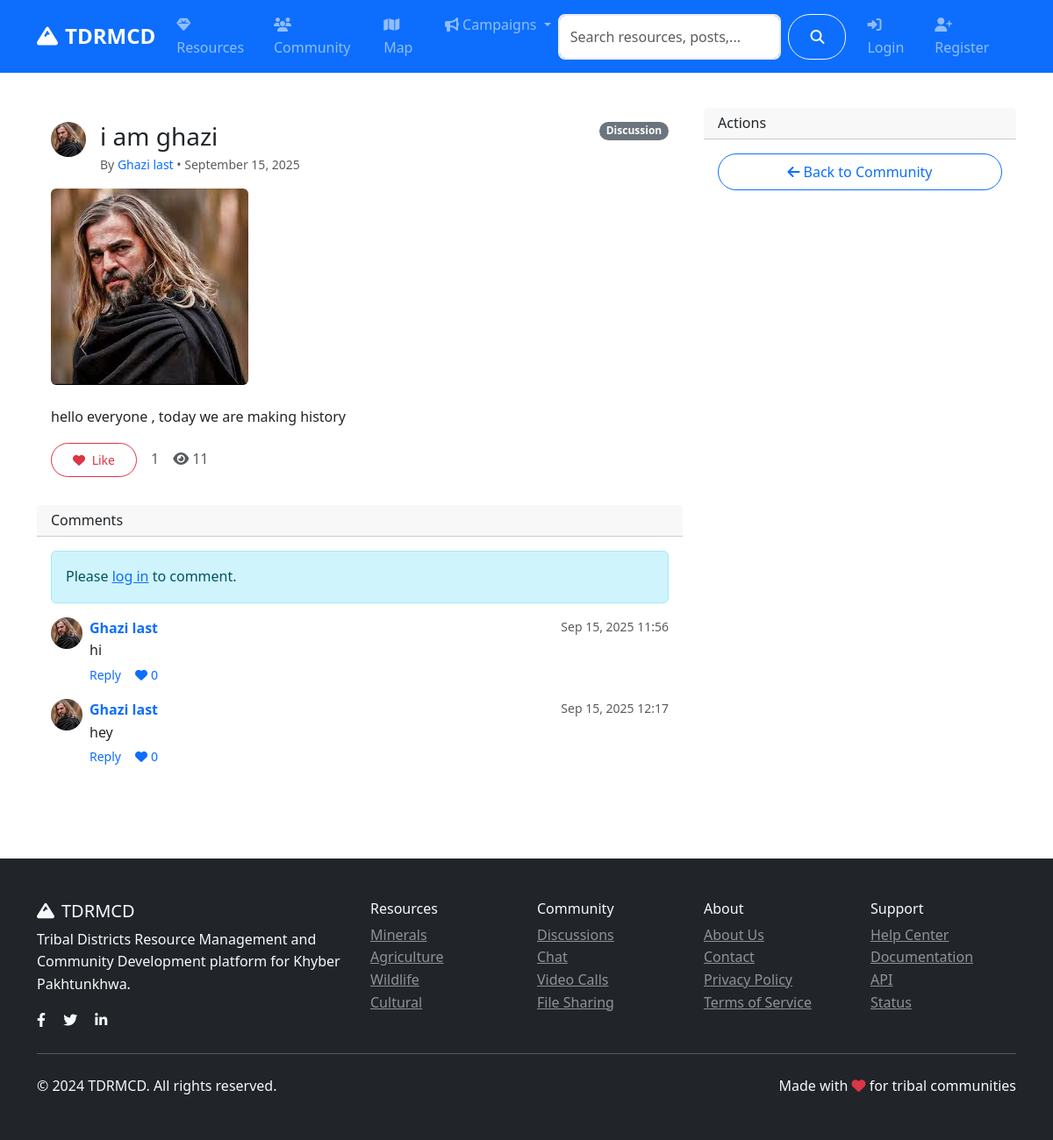
Before: /community/post/5 with the older database file.
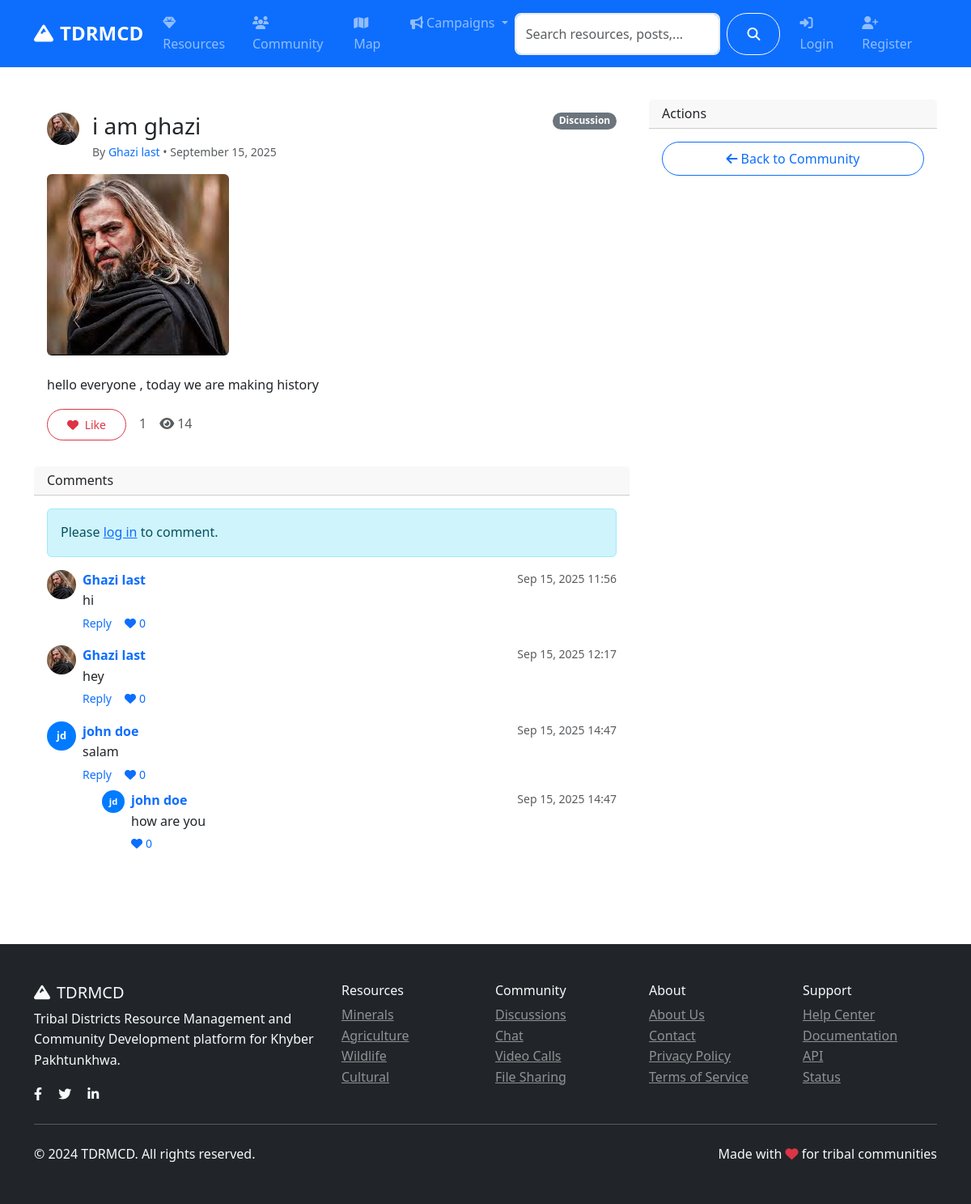
After: the same page with the newer database file.
### models.py (models this page shows, shortened)
class User(UserMixin, db.Model):
    id = db.Column(db.Integer, primary_key=True)
    username = db.Column(db.String(80), unique=True, nullable=False)
    email = db.Column(db.String(120), unique=True, nullable=False)
    password_hash = db.Column(db.String(120), nullable=False)
    first_name = db.Column(db.String(50), nullable=False)
    last_name = db.Column(db.String(50), nullable=False)
    role = db.Column(db.String(20), default='user')  # user, admin, researcher
    location = db.Column(db.String(100))
    bio = db.Column(db.Text)
    avatar = db.Column(db.String(200), default='default.jpg')
    is_active = db.Column(db.Boolean, default=True)
    created_at = db.Column(db.DateTime, default=datetime.utcnow)
    last_seen = db.Column(db.DateTime, default=datetime.utcnow)
    resources = db.relationship('Resource', backref='author', lazy='dynamic')
    posts = db.relationship('CommunityPost', backref='author', lazy='dynamic')
    chat_messages = db.relationship('ChatMessage', backref='sender', lazy='dynamic')
    file_submissions = db.relationship(
        'FileSubmission',
        foreign_keys='FileSubmission.submitter_id',
        backref='submitter',
        lazy='dynamic'
    )
    reviewed_submissions = db.relationship(
        'FileSubmission',
        foreign_keys='FileSubmission.reviewed_by',
        backref='reviewer_user',
        lazy='dynamic'
    )
    notifications = db.relationship('Notification', backref='user', lazy='dynamic')
    def get_full_name(self):
        return f"{self.first_name} {self.last_name}"

class CommunityPost(db.Model):
    id = db.Column(db.Integer, primary_key=True)
    title = db.Column(db.String(200), nullable=False)
    content = db.Column(db.Text, nullable=False)
    category = db.Column(db.String(50), nullable=False)  # discussion, question, announcement
    tags = db.Column(db.String(200))
    image_url = db.Column(db.String(200))
    likes = db.Column(db.Integer, default=0)
    views = db.Column(db.Integer, default=0)
    author_id = db.Column(db.Integer, db.ForeignKey('user.id'), nullable=False)
    created_at = db.Column(db.DateTime, default=datetime.utcnow)
    updated_at = db.Column(db.DateTime, default=datetime.utcnow, onupdate=datetime.utcnow)
    comments = db.relationship('Comment', backref='post', lazy='dynamic', cascade='all, delete-orphan')
    likes_relation = db.relationship('PostLike', backref='post', lazy='dynamic', cascade='all, delete-orphan')

class Comment(db.Model):
    id = db.Column(db.Integer, primary_key=True)
    content = db.Column(db.Text, nullable=False)
    author_id = db.Column(db.Integer, db.ForeignKey('user.id'), nullable=False)
    post_id = db.Column(db.Integer, db.ForeignKey('community_post.id'), nullable=False)
    parent_id = db.Column(db.Integer, db.ForeignKey('comment.id'))  # For nested comments
    created_at = db.Column(db.DateTime, default=datetime.utcnow)
    author = db.relationship('User', backref='comments')
    replies = db.relationship('Comment', backref=db.backref('parent', remote_side=[id]))

### routes/community.py (the view)
@community_bp.route('/post/<int:id>')
def post_detail(id):
    post = CommunityPost.query.get_or_404(id)
    post.views += 1
    db.session.commit()
    comments = Comment.query.filter_by(post_id=id, parent_id=None).order_by(Comment.created_at.asc()).all()
    comment_form = CommentForm()
    liked_by_me = False
    if current_user.is_authenticated:
        liked_by_me = PostLike.query.filter_by(user_id=current_user.id, post_id=post.id).first() is not None
    return render_template('community/post_detail.html',
                         post=post,
                         comments=comments,
                         comment_form=comment_form,
                         liked_by_me=liked_by_me)

### templates/community/post_detail.html (shortened to what this page needs)
{% extends "base.html" %}
{% block content %}
<div class="container py-4">
    <div class="row">
        <div class="col-lg-8">
            <div class="card mb-3">
                <div class="card-body">
                    <div class="d-flex justify-content-between align-items-start">
                        <div class="d-flex align-items-start">
                            <div class="me-3">
                                {% if post.author.avatar and post.author.avatar != 'default.jpg' %}
                                <img src="{{ url_for('serve_uploaded_file', subdir='avatars', filename=post.author.avatar) }}" alt="Avatar" class="rounded-circle" style="width:40px;height:40px;object-fit:cover;">
                                {% else %}
                                <div class="avatar" style="width:40px;height:40px;font-size:.9rem;">{{ post.author.first_name[0] }}{{ post.author.last_name[0] }}</div>
                                {% endif %}
                            </div>
                            <div>
                                <h3 class="mb-1">{{ post.title }}</h3>
                                <div class="text-muted small">By <a class="text-decoration-none" href="{{ url_for('auth.public_profile', username=post.author.username) }}">{{ post.author.get_full_name() }}</a> • {{ post.created_at.strftime('%B %d, %Y') }}</div>
                            </div>
                        </div>
                        <span class="badge bg-secondary">{{ post.category.title() }}</span>
                    </div>
                    {% if post.image_url %}
                    <img class="img-fluid rounded my-3" src="{{ url_for('serve_uploaded_file', subdir='posts', filename=post.image_url.split('/')[-1]) }}" alt="{{ post.title }}">
                    {% endif %}
                    <p class="mt-2">{{ post.content }}</p>
                    <div class="mt-3 d-flex gap-3 align-items-center">
                        <button id="like-btn" class="btn btn-sm {{ 'btn-danger' if liked_by_me else 'btn-outline-danger' }}">
                            <i class="fas fa-heart me-1"></i>
                            <span id="like-text">{{ 'Liked' if liked_by_me else 'Like' }}</span>
                        </button>
                        <span id="like-count" class="text-muted">{{ post.likes }}</span>
                        <span class="text-muted"><i class="fas fa-eye me-1"></i>{{ post.views }}</span>
                    </div>
                </div>
            </div>
            <div class="card">
                <div class="card-header">
                    <h6 class="mb-0">Comments</h6>
                </div>
                <div class="card-body">
                    {% if current_user.is_authenticated %}
                    <form class="mb-3" method="post" action="{{ url_for('community.add_comment', id=post.id) }}">
                        {{ comment_form.hidden_tag() }}
                        {{ comment_form.parent_id() }}
                        <div class="mb-2">
                            {{ comment_form.content(class="form-control", rows="3", placeholder="Write a comment...") }}
                            {% if comment_form.content.errors %}
                                <div class="text-danger small mt-1">{% for e in comment_form.content.errors %}<div>{{ e }}</div>{% endfor %}</div>
                            {% endif %}
                        </div>
                        <button class="btn btn-primary" type="submit"><i class="fas fa-paper-plane me-1"></i>Post Comment</button>
                    </form>
                    {% else %}
                    <div class="alert alert-info">Please <a href="{{ url_for('auth.login') }}">log in</a> to comment.</div>
                    {% endif %}
                    {% if comments %}
                        {% for c in comments %}
                        <div class="mb-3">
                            <div class="d-flex">
                                <div class="me-2">
                                    {% if c.author.avatar and c.author.avatar != 'default.jpg' %}
                                    <img src="{{ url_for('serve_uploaded_file', subdir='avatars', filename=c.author.avatar) }}" alt="Avatar" class="rounded-circle" style="width:36px;height:36px;object-fit:cover;">
                                    {% else %}
                                    <div class="avatar" style="width:36px;height:36px;font-size:.8rem;">{{ c.author.first_name[0] }}{{ c.author.last_name[0] }}</div>
                                    {% endif %}
                                </div>
                                <div class="flex-grow-1">
                                    <div class="d-flex justify-content-between">
                                        <strong><a class="text-decoration-none" href="{{ url_for('auth.public_profile', username=c.author.username) }}">{{ c.author.get_full_name() }}</a></strong>
                                        <small class="text-muted">{{ c.created_at.strftime('%b %d, %Y %H:%M') }}</small>
                                    </div>
                                    <div>{{ c.content }}</div>
                                    <div class="mt-1 d-flex gap-3 align-items-center small text-muted">
                                        <a href="#" class="text-decoration-none" onclick="toggleReply({{ c.id }});return false;">Reply</a>
                                        <a href="#" class="text-decoration-none" onclick="toggleCommentLike({{ c.id }});return false;">
                                            <i class="fas fa-heart me-1"></i><span id="comment-like-count-{{ c.id }}">0</span>
                                        </a>
                                    </div>
                                    {% if c.replies %}
                                    <div class="mt-2 ms-4">
                                        {% for r in c.replies %}
                                        <div class="mb-2 d-flex">
                                            <div class="me-2">
                                                {% if r.author.avatar and r.author.avatar != 'default.jpg' %}
                                                <img src="{{ url_for('serve_uploaded_file', subdir='avatars', filename=r.author.avatar) }}" alt="Avatar" class="rounded-circle" style="width:28px;height:28px;object-fit:cover;">
                                                {% else %}
                                                <div class="avatar" style="width:28px;height:28px;font-size:.7rem;">{{ r.author.first_name[0] }}{{ r.author.last_name[0] }}</div>
                                                {% endif %}
                                            </div>
                                            <div class="flex-grow-1">
                                                <div class="d-flex justify-content-between">
                                                    <strong><a class="text-decoration-none" href="{{ url_for('auth.public_profile', username=r.author.username) }}">{{ r.author.get_full_name() }}</a></strong>
                                                    <small class="text-muted">{{ r.created_at.strftime('%b %d, %Y %H:%M') }}</small>
                                                </div>
                                                <div>{{ r.content }}</div>
                                                <div class="mt-1 d-flex gap-3 align-items-center small text-muted">
                                                    <a href="#" class="text-decoration-none" onclick="toggleCommentLike({{ r.id }});return false;">
                                                        <i class="fas fa-heart me-1"></i><span id="comment-like-count-{{ r.id }}">0</span>
                                                    </a>
                                                </div>
                                            </div>
                                        </div>
                                        {% endfor %}
                                    </div>
                                    {% endif %}
                                </div>
                            </div>
                        </div>
                        {% endfor %}
                    {% else %}
                    <div class="text-muted">No comments yet.</div>
                    {% endif %}
                </div>
            </div>
        </div>
        <div class="col-lg-4">
            <div class="card">
                <div class="card-header">
                    <h6 class="mb-0">Actions</h6>
                </div>
                <div class="card-body d-grid gap-2">
                    <a class="btn btn-outline-primary" href="{{ url_for('community.index') }}"><i class="fas fa-arrow-left me-1"></i>Back to Community</a>
                </div>
            </div>
        </div>
    </div>
</div>
{% endblock %}

Changed rows visible on the page:
changed CommunityPost "i am ghazi": views "11" → "14"
added Comment: author "j", author "d", author.get_full_name "john doe", created_at "Sep 15, 2025 14:47", content "salam", shown under "Comments"
added Comment: author "j", author "d", author.get_full_name "john doe", created_at "Sep 15, 2025 14:47", content "how are you"
